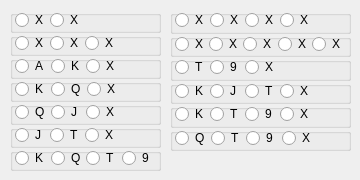
        <widget class="QWidget" name="ewOpenSuit">
         <widget class="QWidget" name="layoutWidget">
          <property name="geometry">
           <rect>
            <x>10</x>
            <y>10</y>
            <width>151</width>
            <height>161</height>
           </rect>
          </property>
          <layout class="QVBoxLayout" name="verticalLayout_46">
           <property name="spacing">
            <number>0</number>
           </property>
           <item>
            <widget class="QGroupBox" name="groupBox_34">
             <property name="title">
              <string/>
             </property>
             <widget class="QWidget" name="layoutWidget_21">
              <property name="geometry">
               <rect>
                <x>0</x>
                <y>0</y>
                <width>74</width>
                <height>20</height>
               </rect>
              </property>
              <layout class="QHBoxLayout" name="horizontalLayout_27">
               <property name="leftMargin">
                <number>5</number>
               </property>
               <property name="rightMargin">
                <number>5</number>
               </property>
               <item>
                <widget class="QRadioButton" name="Xxes">
                 <property name="text">
                  <string>X</string>
                 </property>
                </widget>
               </item>
               <item>
                <widget class="QRadioButton" name="xXes">
                 <property name="text">
                  <string>X</string>
                 </property>
                </widget>
               </item>
              </layout>
             </widget>
            </widget>
           </item>
           <item>
            <widget class="QGroupBox" name="groupBox_33">
             <property name="title">
              <string/>
             </property>
             <widget class="QWidget" name="layoutWidget_20">
              <property name="geometry">
               <rect>
                <x>0</x>
                <y>0</y>
                <width>109</width>
                <height>20</height>
               </rect>
              </property>
              <layout class="QHBoxLayout" name="horizontalLayout_26">
               <property name="leftMargin">
                <number>5</number>
               </property>
               <property name="rightMargin">
                <number>5</number>
               </property>
               <item>
                <widget class="QRadioButton" name="Xxxes">
                 <property name="text">
                  <string>X</string>
                 </property>
                </widget>
               </item>
               <item>
                <widget class="QRadioButton" name="xXxes">
                 <property name="text">
                  <string>X</string>
                 </property>
                </widget>
               </item>
               <item>
                <widget class="QRadioButton" name="xxXes">
                 <property name="text">
                  <string>X</string>
                 </property>
                </widget>
               </item>
              </layout>
             </widget>
            </widget>
           </item>
           <item>
            <widget class="QGroupBox" name="groupBox_30">
             <property name="title">
              <string/>
             </property>
             <widget class="QWidget" name="layoutWidget_17">
              <property name="geometry">
               <rect>
                <x>0</x>
                <y>0</y>
                <width>110</width>
                <height>20</height>
               </rect>
              </property>
              <layout class="QHBoxLayout" name="horizontalLayout_23">
               <property name="leftMargin">
                <number>5</number>
               </property>
               <property name="rightMargin">
                <number>5</number>
               </property>
               <item>
                <widget class="QRadioButton" name="Akxes">
                 <property name="text">
                  <string>A</string>
                 </property>
                </widget>
               </item>
               <item>
                <widget class="QRadioButton" name="aKxes">
                 <property name="text">
                  <string>K</string>
                 </property>
                </widget>
               </item>
               <item>
                <widget class="QRadioButton" name="akXes">
                 <property name="text">
                  <string>X</string>
                 </property>
                </widget>
               </item>
              </layout>
             </widget>
            </widget>
           </item>
           <item>
            <widget class="QGroupBox" name="groupBox_37">
             <property name="title">
              <string/>
             </property>
             <widget class="QWidget" name="layoutWidget_24">
              <property name="geometry">
               <rect>
                <x>0</x>
                <y>0</y>
                <width>111</width>
                <height>20</height>
               </rect>
              </property>
              <layout class="QHBoxLayout" name="horizontalLayout_30">
               <property name="leftMargin">
                <number>5</number>
               </property>
               <property name="rightMargin">
                <number>5</number>
               </property>
               <item>
                <widget class="QRadioButton" name="Kqxes">
                 <property name="text">
                  <string>K</string>
                 </property>
                </widget>
               </item>
               <item>
                <widget class="QRadioButton" name="kQxes">
                 <property name="text">
                  <string>Q</string>
                 </property>
                </widget>
               </item>
               <item>
                <widget class="QRadioButton" name="kqXes">
                 <property name="text">
                  <string>X</string>
                 </property>
                </widget>
               </item>
              </layout>
             </widget>
            </widget>
           </item>
           <item>
            <widget class="QGroupBox" name="groupBox_40">
             <property name="title">
              <string/>
             </property>
             <widget class="QWidget" name="layoutWidget_27">
              <property name="geometry">
               <rect>
                <x>0</x>
                <y>0</y>
                <width>110</width>
                <height>20</height>
               </rect>
              </property>
              <layout class="QHBoxLayout" name="horizontalLayout_33">
               <property name="leftMargin">
                <number>5</number>
               </property>
               <property name="rightMargin">
                <number>5</number>
               </property>
               <item>
                <widget class="QRadioButton" name="Qjxes">
                 <property name="text">
                  <string>Q</string>
                 </property>
                </widget>
               </item>
               <item>
                <widget class="QRadioButton" name="qJxes">
                 <property name="text">
                  <string>J</string>
                 </property>
                </widget>
               </item>
               <item>
                <widget class="QRadioButton" name="qjXes">
                 <property name="text">
                  <string>X</string>
                 </property>
                </widget>
               </item>
              </layout>
             </widget>
            </widget>
           </item>
           <item>
            <widget class="QGroupBox" name="groupBox_42">
             <property name="title">
              <string/>
             </property>
             <widget class="QWidget" name="layoutWidget_29">
              <property name="geometry">
               <rect>
                <x>0</x>
                <y>0</y>
                <width>108</width>
                <height>20</height>
               </rect>
              </property>
              <layout class="QHBoxLayout" name="horizontalLayout_35">
               <property name="leftMargin">
                <number>5</number>
               </property>
               <property name="rightMargin">
                <number>5</number>
               </property>
               <item>
                <widget class="QRadioButton" name="Jtxes">
                 <property name="text">
                  <string>J</string>
                 </property>
                </widget>
               </item>
               <item>
                <widget class="QRadioButton" name="jTxes">
                 <property name="text">
                  <string>T</string>
                 </property>
                </widget>
               </item>
               <item>
                <widget class="QRadioButton" name="jtXes">
                 <property name="text">
                  <string>X</string>
                 </property>
                </widget>
               </item>
              </layout>
             </widget>
            </widget>
           </item>
           <item>
            <widget class="QGroupBox" name="groupBox_38">
             <property name="title">
              <string/>
             </property>
             <widget class="QWidget" name="layoutWidget_25">
              <property name="geometry">
               <rect>
                <x>0</x>
                <y>0</y>
                <width>146</width>
                <height>20</height>
               </rect>
              </property>
              <layout class="QHBoxLayout" name="horizontalLayout_31">
               <property name="leftMargin">
                <number>5</number>
               </property>
               <property name="rightMargin">
                <number>5</number>
               </property>
               <item>
                <widget class="QRadioButton" name="Kqtnes">
                 <property name="text">
                  <string>K</string>
                 </property>
                </widget>
               </item>
               <item>
                <widget class="QRadioButton" name="kQtnes">
                 <property name="text">
                  <string>Q</string>
                 </property>
                </widget>
               </item>
               <item>
                <widget class="QRadioButton" name="kqTnes">
                 <property name="text">
                  <string>T</string>
                 </property>
                </widget>
               </item>
               <item>
                <widget class="QRadioButton" name="kqtNes">
                 <property name="text">
                  <string>9</string>
                 </property>
                </widget>
               </item>
              </layout>
             </widget>
            </widget>
           </item>
          </layout>
         </widget>
         <widget class="QWidget" name="layoutWidget">
          <property name="geometry">
           <rect>
            <x>170</x>
            <y>10</y>
            <width>181</width>
            <height>141</height>
           </rect>
          </property>
          <layout class="QVBoxLayout" name="verticalLayout_47">
           <property name="spacing">
            <number>0</number>
           </property>
           <item>
            <widget class="QGroupBox" name="groupBox_39">
             <property name="title">
              <string/>
             </property>
             <widget class="QWidget" name="layoutWidget_26">
              <property name="geometry">
               <rect>
                <x>0</x>
                <y>0</y>
                <width>144</width>
                <height>20</height>
               </rect>
              </property>
              <layout class="QHBoxLayout" name="horizontalLayout_32">
               <property name="leftMargin">
                <number>5</number>
               </property>
               <property name="rightMargin">
                <number>5</number>
               </property>
               <item>
                <widget class="QRadioButton" name="Xxxxes">
                 <property name="text">
                  <string>X</string>
                 </property>
                </widget>
               </item>
               <item>
                <widget class="QRadioButton" name="xXxxes">
                 <property name="text">
                  <string>X</string>
                 </property>
                </widget>
               </item>
               <item>
                <widget class="QRadioButton" name="xxXxes">
                 <property name="text">
                  <string>X</string>
                 </property>
                </widget>
               </item>
               <item>
                <widget class="QRadioButton" name="xxxXes">
                 <property name="text">
                  <string>X</string>
                 </property>
                </widget>
               </item>
              </layout>
             </widget>
            </widget>
           </item>
           <item>
            <widget class="QGroupBox" name="groupBox_43">
             <property name="title">
              <string/>
             </property>
             <widget class="QWidget" name="layoutWidget">
              <property name="geometry">
               <rect>
                <x>5</x>
                <y>0</y>
                <width>171</width>
                <height>20</height>
               </rect>
              </property>
              <layout class="QHBoxLayout" name="horizontalLayout_36">
               <property name="spacing">
                <number>0</number>
               </property>
               <item>
                <widget class="QRadioButton" name="Xxxxxes">
                 <property name="text">
                  <string>X</string>
                 </property>
                </widget>
               </item>
               <item>
                <widget class="QRadioButton" name="xXxxxes">
                 <property name="text">
                  <string>X</string>
                 </property>
                </widget>
               </item>
               <item>
                <widget class="QRadioButton" name="xxXxxes">
                 <property name="text">
                  <string>X</string>
                 </property>
                </widget>
               </item>
               <item>
                <widget class="QRadioButton" name="xxxXxes">
                 <property name="text">
                  <string>X</string>
                 </property>
                </widget>
               </item>
               <item>
                <widget class="QRadioButton" name="xxxxXes">
                 <property name="text">
                  <string>X</string>
                 </property>
                </widget>
               </item>
              </layout>
             </widget>
            </widget>
           </item>
           <item>
            <widget class="QGroupBox" name="groupBox_35">
             <property name="title">
              <string/>
             </property>
             <widget class="QWidget" name="layoutWidget_22">
              <property name="geometry">
               <rect>
                <x>0</x>
                <y>0</y>
                <width>109</width>
                <height>20</height>
               </rect>
              </property>
              <layout class="QHBoxLayout" name="horizontalLayout_28">
               <property name="leftMargin">
                <number>5</number>
               </property>
               <property name="rightMargin">
                <number>5</number>
               </property>
               <item>
                <widget class="QRadioButton" name="Tnxes">
                 <property name="text">
                  <string>T</string>
                 </property>
                </widget>
               </item>
               <item>
                <widget class="QRadioButton" name="tNxes">
                 <property name="text">
                  <string>9</string>
                 </property>
                </widget>
               </item>
               <item>
                <widget class="QRadioButton" name="tnXes">
                 <property name="text">
                  <string>X</string>
                 </property>
                </widget>
               </item>
              </layout>
             </widget>
            </widget>
           </item>
           <item>
            <widget class="QGroupBox" name="groupBox_41">
             <property name="title">
              <string/>
             </property>
             <widget class="QWidget" name="layoutWidget_28">
              <property name="geometry">
               <rect>
                <x>0</x>
                <y>0</y>
                <width>143</width>
                <height>20</height>
               </rect>
              </property>
              <layout class="QHBoxLayout" name="horizontalLayout_34">
               <property name="leftMargin">
                <number>5</number>
               </property>
               <property name="rightMargin">
                <number>5</number>
               </property>
               <item>
                <widget class="QRadioButton" name="Kjtxes">
                 <property name="text">
                  <string>K</string>
                 </property>
                </widget>
               </item>
               <item>
                <widget class="QRadioButton" name="kJtxes">
                 <property name="text">
                  <string>J</string>
                 </property>
                </widget>
               </item>
               <item>
                <widget class="QRadioButton" name="kjTxes">
                 <property name="text">
                  <string>T</string>
                 </property>
                </widget>
               </item>
               <item>
                <widget class="QRadioButton" name="kjtXes">
                 <property name="text">
                  <string>X</string>
                 </property>
                </widget>
               </item>
              </layout>
             </widget>
            </widget>
           </item>
           <item>
            <widget class="QGroupBox" name="groupBox_31">
             <property name="title">
              <string/>
             </property>
             <widget class="QWidget" name="layoutWidget_18">
              <property name="geometry">
               <rect>
                <x>0</x>
                <y>0</y>
                <width>144</width>
                <height>20</height>
               </rect>
              </property>
              <layout class="QHBoxLayout" name="horizontalLayout_24">
               <property name="leftMargin">
                <number>5</number>
               </property>
               <property name="rightMargin">
                <number>5</number>
               </property>
               <item>
                <widget class="QRadioButton" name="Ktnxes">
                 <property name="text">
                  <string>K</string>
                 </property>
                </widget>
               </item>
               <item>
                <widget class="QRadioButton" name="kTnxes">
                 <property name="text">
                  <string>T</string>
                 </property>
                </widget>
               </item>
               <item>
                <widget class="QRadioButton" name="ktNxes">
                 <property name="text">
                  <string>9</string>
                 </property>
                </widget>
               </item>
               <item>
                <widget class="QRadioButton" name="ktnXes">
                 <property name="text">
                  <string>X</string>
                 </property>
                </widget>
               </item>
              </layout>
             </widget>
            </widget>
           </item>
           <item>
            <widget class="QGroupBox" name="groupBox_44">
             <property name="title">
              <string/>
             </property>
             <widget class="QWidget" name="layoutWidget_31">
              <property name="geometry">
               <rect>
                <x>0</x>
                <y>0</y>
                <width>146</width>
                <height>20</height>
               </rect>
              </property>
              <layout class="QHBoxLayout" name="horizontalLayout_37">
               <property name="leftMargin">
                <number>5</number>
               </property>
               <property name="rightMargin">
                <number>5</number>
               </property>
               <item>
                <widget class="QRadioButton" name="Qtnxes">
                 <property name="text">
                  <string>Q</string>
                 </property>
                </widget>
               </item>
               <item>
                <widget class="QRadioButton" name="qTnxes">
                 <property name="text">
                  <string>T</string>
                 </property>
                </widget>
               </item>
               <item>
                <widget class="QRadioButton" name="qtNxes">
                 <property name="text">
                  <string>9</string>
                 </property>
                </widget>
               </item>
               <item>
                <widget class="QRadioButton" name="qtnXes">
                 <property name="text">
                  <string>X</string>
                 </property>
                </widget>
               </item>
              </layout>
             </widget>
            </widget>
           </item>
          </layout>
         </widget>
        </widget>
